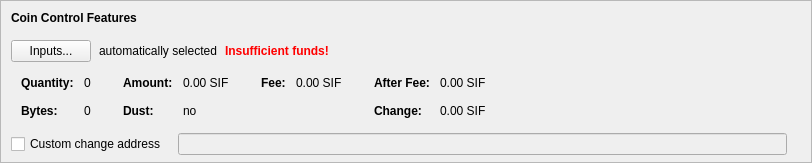
    <widget class="QFrame" name="frameCoinControl">
     <property name="sizePolicy">
      <sizepolicy hsizetype="Expanding" vsizetype="Expanding">
       <horstretch>0</horstretch>
       <verstretch>0</verstretch>
      </sizepolicy>
     </property>
     <property name="maximumSize">
      <size>
       <width>16777215</width>
       <height>16777215</height>
      </size>
     </property>
     <property name="frameShape">
      <enum>QFrame::StyledPanel</enum>
     </property>
     <property name="frameShadow">
      <enum>QFrame::Sunken</enum>
     </property>
     <layout class="QVBoxLayout" name="verticalLayoutCoinControl2">
      <property name="spacing">
       <number>0</number>
      </property>
      <property name="leftMargin">
       <number>0</number>
      </property>
      <property name="topMargin">
       <number>0</number>
      </property>
      <property name="rightMargin">
       <number>0</number>
      </property>
      <property name="bottomMargin">
       <number>6</number>
      </property>
      <item>
       <layout class="QVBoxLayout" name="verticalLayoutCoinControl" stretch="0,0,0,0,1">
        <property name="spacing">
         <number>0</number>
        </property>
        <property name="leftMargin">
         <number>10</number>
        </property>
        <property name="topMargin">
         <number>10</number>
        </property>
        <item>
         <layout class="QHBoxLayout" name="horizontalLayoutCoinControl1">
          <property name="bottomMargin">
           <number>15</number>
          </property>
          <item>
           <widget class="QLabel" name="labelCoinControlFeatures">
            <property name="sizePolicy">
             <sizepolicy hsizetype="Preferred" vsizetype="Maximum">
              <horstretch>0</horstretch>
              <verstretch>0</verstretch>
             </sizepolicy>
            </property>
            <property name="font">
             <font>
              <weight>75</weight>
              <bold>true</bold>
             </font>
            </property>
            <property name="styleSheet">
             <string notr="true">font-weight:bold;</string>
            </property>
            <property name="text">
             <string>Coin Control Features</string>
            </property>
           </widget>
          </item>
         </layout>
        </item>
        <item>
         <layout class="QHBoxLayout" name="horizontalLayoutCoinControl2" stretch="0,0,0,0">
          <property name="spacing">
           <number>8</number>
          </property>
          <property name="bottomMargin">
           <number>10</number>
          </property>
          <item>
           <widget class="QPushButton" name="pushButtonCoinControl">
            <property name="styleSheet">
             <string notr="true"/>
            </property>
            <property name="text">
             <string>Inputs...</string>
            </property>
            <property name="autoDefault">
             <bool>false</bool>
            </property>
           </widget>
          </item>
          <item>
           <widget class="QLabel" name="labelCoinControlAutomaticallySelected">
            <property name="text">
             <string>automatically selected</string>
            </property>
            <property name="margin">
             <number>5</number>
            </property>
           </widget>
          </item>
          <item>
           <widget class="QLabel" name="labelCoinControlInsuffFunds">
            <property name="font">
             <font>
              <weight>75</weight>
              <bold>true</bold>
             </font>
            </property>
            <property name="styleSheet">
             <string notr="true">color:red;font-weight:bold;</string>
            </property>
            <property name="text">
             <string>Insufficient funds!</string>
            </property>
            <property name="margin">
             <number>5</number>
            </property>
           </widget>
          </item>
          <item>
           <spacer name="horizontalSpacerCoinControl">
            <property name="orientation">
             <enum>Qt::Horizontal</enum>
            </property>
            <property name="sizeHint" stdset="0">
             <size>
              <width>40</width>
              <height>1</height>
             </size>
            </property>
           </spacer>
          </item>
         </layout>
        </item>
        <item>
         <widget class="QWidget" name="widgetCoinControl" native="true">
          <property name="sizePolicy">
           <sizepolicy hsizetype="Preferred" vsizetype="Preferred">
            <horstretch>0</horstretch>
            <verstretch>0</verstretch>
           </sizepolicy>
          </property>
          <property name="minimumSize">
           <size>
            <width>0</width>
            <height>0</height>
           </size>
          </property>
          <property name="styleSheet">
           <string notr="true"/>
          </property>
          <layout class="QHBoxLayout" name="horizontalLayoutCoinControl5">
           <property name="leftMargin">
            <number>0</number>
           </property>
           <property name="topMargin">
            <number>0</number>
           </property>
           <property name="rightMargin">
            <number>0</number>
           </property>
           <property name="bottomMargin">
            <number>0</number>
           </property>
           <item>
            <layout class="QHBoxLayout" name="horizontalLayoutCoinControl3" stretch="0,0,0,1">
             <property name="spacing">
              <number>20</number>
             </property>
             <property name="topMargin">
              <number>0</number>
             </property>
             <property name="bottomMargin">
              <number>10</number>
             </property>
             <item>
              <layout class="QFormLayout" name="formLayoutCoinControl1">
               <property name="horizontalSpacing">
                <number>10</number>
               </property>
               <property name="verticalSpacing">
                <number>14</number>
               </property>
               <property name="leftMargin">
                <number>10</number>
               </property>
               <property name="topMargin">
                <number>4</number>
               </property>
               <property name="rightMargin">
                <number>6</number>
               </property>
               <item row="0" column="0">
                <widget class="QLabel" name="labelCoinControlQuantityText">
                 <property name="font">
                  <font>
                   <weight>75</weight>
                   <bold>true</bold>
                  </font>
                 </property>
                 <property name="text">
                  <string>Quantity:</string>
                 </property>
                 <property name="margin">
                  <number>0</number>
                 </property>
                </widget>
               </item>
               <item row="0" column="1">
                <widget class="QLabel" name="labelCoinControlQuantity">
                 <property name="cursor">
                  <cursorShape>IBeamCursor</cursorShape>
                 </property>
                 <property name="contextMenuPolicy">
                  <enum>Qt::ActionsContextMenu</enum>
                 </property>
                 <property name="text">
                  <string notr="true">0</string>
                 </property>
                 <property name="margin">
                  <number>0</number>
                 </property>
                 <property name="textInteractionFlags">
                  <set>Qt::LinksAccessibleByMouse|Qt::TextSelectableByKeyboard|Qt::TextSelectableByMouse</set>
                 </property>
                </widget>
               </item>
               <item row="1" column="0">
                <widget class="QLabel" name="labelCoinControlBytesText">
                 <property name="font">
                  <font>
                   <weight>75</weight>
                   <bold>true</bold>
                  </font>
                 </property>
                 <property name="text">
                  <string>Bytes:</string>
                 </property>
                </widget>
               </item>
               <item row="1" column="1">
                <widget class="QLabel" name="labelCoinControlBytes">
                 <property name="cursor">
                  <cursorShape>IBeamCursor</cursorShape>
                 </property>
                 <property name="contextMenuPolicy">
                  <enum>Qt::ActionsContextMenu</enum>
                 </property>
                 <property name="text">
                  <string notr="true">0</string>
                 </property>
                 <property name="textInteractionFlags">
                  <set>Qt::LinksAccessibleByMouse|Qt::TextSelectableByKeyboard|Qt::TextSelectableByMouse</set>
                 </property>
                </widget>
               </item>
              </layout>
             </item>
             <item>
              <layout class="QFormLayout" name="formLayoutCoinControl2">
               <property name="horizontalSpacing">
                <number>10</number>
               </property>
               <property name="verticalSpacing">
                <number>14</number>
               </property>
               <property name="leftMargin">
                <number>6</number>
               </property>
               <property name="topMargin">
                <number>4</number>
               </property>
               <property name="rightMargin">
                <number>6</number>
               </property>
               <item row="0" column="0">
                <widget class="QLabel" name="labelCoinControlAmountText">
                 <property name="font">
                  <font>
                   <weight>75</weight>
                   <bold>true</bold>
                  </font>
                 </property>
                 <property name="text">
                  <string>Amount:</string>
                 </property>
                 <property name="margin">
                  <number>0</number>
                 </property>
                </widget>
               </item>
               <item row="0" column="1">
                <widget class="QLabel" name="labelCoinControlAmount">
                 <property name="cursor">
                  <cursorShape>IBeamCursor</cursorShape>
                 </property>
                 <property name="contextMenuPolicy">
                  <enum>Qt::ActionsContextMenu</enum>
                 </property>
                 <property name="text">
                  <string notr="true">0.00 SIF</string>
                 </property>
                 <property name="textInteractionFlags">
                  <set>Qt::LinksAccessibleByMouse|Qt::TextSelectableByKeyboard|Qt::TextSelectableByMouse</set>
                 </property>
                </widget>
               </item>
               <item row="1" column="0">
                <widget class="QLabel" name="labelCoinControlLowOutputText">
                 <property name="font">
                  <font>
                   <weight>75</weight>
                   <bold>true</bold>
                  </font>
                 </property>
                 <property name="text">
                  <string>Dust:</string>
                 </property>
                </widget>
               </item>
               <item row="1" column="1">
                <widget class="QLabel" name="labelCoinControlLowOutput">
                 <property name="cursor">
                  <cursorShape>IBeamCursor</cursorShape>
                 </property>
                 <property name="contextMenuPolicy">
                  <enum>Qt::ActionsContextMenu</enum>
                 </property>
                 <property name="text">
                  <string notr="true">no</string>
                 </property>
                 <property name="textInteractionFlags">
                  <set>Qt::LinksAccessibleByMouse|Qt::TextSelectableByKeyboard|Qt::TextSelectableByMouse</set>
                 </property>
                </widget>
               </item>
              </layout>
             </item>
             <item>
              <layout class="QFormLayout" name="formLayoutCoinControl3">
               <property name="horizontalSpacing">
                <number>10</number>
               </property>
               <property name="verticalSpacing">
                <number>14</number>
               </property>
               <property name="leftMargin">
                <number>6</number>
               </property>
               <property name="topMargin">
                <number>4</number>
               </property>
               <property name="rightMargin">
                <number>6</number>
               </property>
               <item row="0" column="0">
                <widget class="QLabel" name="labelCoinControlFeeText">
                 <property name="font">
                  <font>
                   <weight>75</weight>
                   <bold>true</bold>
                  </font>
                 </property>
                 <property name="text">
                  <string>Fee:</string>
                 </property>
                 <property name="margin">
                  <number>0</number>
                 </property>
                </widget>
               </item>
               <item row="0" column="1">
                <widget class="QLabel" name="labelCoinControlFee">
                 <property name="cursor">
                  <cursorShape>IBeamCursor</cursorShape>
                 </property>
                 <property name="contextMenuPolicy">
                  <enum>Qt::ActionsContextMenu</enum>
                 </property>
                 <property name="text">
                  <string notr="true">0.00 SIF</string>
                 </property>
                 <property name="textInteractionFlags">
                  <set>Qt::LinksAccessibleByMouse|Qt::TextSelectableByKeyboard|Qt::TextSelectableByMouse</set>
                 </property>
                </widget>
               </item>
             </layout>
             </item>
             <item>
              <layout class="QFormLayout" name="formLayoutCoinControl4">
               <property name="horizontalSpacing">
                <number>10</number>
               </property>
               <property name="verticalSpacing">
                <number>14</number>
               </property>
               <property name="leftMargin">
                <number>6</number>
               </property>
               <property name="topMargin">
                <number>4</number>
               </property>
               <property name="rightMargin">
                <number>6</number>
               </property>
               <item row="0" column="0">
                <widget class="QLabel" name="labelCoinControlAfterFeeText">
                 <property name="font">
                  <font>
                   <weight>75</weight>
                   <bold>true</bold>
                  </font>
                 </property>
                 <property name="text">
                  <string>After Fee:</string>
                 </property>
                 <property name="margin">
                  <number>0</number>
                 </property>
                </widget>
               </item>
               <item row="0" column="1">
                <widget class="QLabel" name="labelCoinControlAfterFee">
                 <property name="cursor">
                  <cursorShape>IBeamCursor</cursorShape>
                 </property>
                 <property name="contextMenuPolicy">
                  <enum>Qt::ActionsContextMenu</enum>
                 </property>
                 <property name="text">
                  <string notr="true">0.00 SIF</string>
                 </property>
                 <property name="textInteractionFlags">
                  <set>Qt::LinksAccessibleByMouse|Qt::TextSelectableByKeyboard|Qt::TextSelectableByMouse</set>
                 </property>
                </widget>
               </item>
               <item row="1" column="0">
                <widget class="QLabel" name="labelCoinControlChangeText">
                 <property name="font">
                  <font>
                   <weight>75</weight>
                   <bold>true</bold>
                  </font>
                 </property>
                 <property name="text">
                  <string>Change:</string>
                 </property>
                </widget>
               </item>
               <item row="1" column="1">
                <widget class="QLabel" name="labelCoinControlChange">
                 <property name="cursor">
                  <cursorShape>IBeamCursor</cursorShape>
                 </property>
                 <property name="contextMenuPolicy">
                  <enum>Qt::ActionsContextMenu</enum>
                 </property>
                 <property name="text">
                  <string notr="true">0.00 SIF</string>
                 </property>
                 <property name="textInteractionFlags">
                  <set>Qt::LinksAccessibleByMouse|Qt::TextSelectableByKeyboard|Qt::TextSelectableByMouse</set>
                 </property>
                </widget>
               </item>
              </layout>
             </item>
            </layout>
           </item>
          </layout>
         </widget>
        </item>
        <item>
         <layout class="QHBoxLayout" name="horizontalLayoutCoinControl4" stretch="0,0,0">
          <property name="spacing">
           <number>12</number>
          </property>
          <property name="sizeConstraint">
           <enum>QLayout::SetDefaultConstraint</enum>
          </property>
          <property name="topMargin">
           <number>5</number>
          </property>
          <property name="rightMargin">
           <number>5</number>
          </property>
          <item>
           <widget class="QCheckBox" name="checkBoxCoinControlChange">
            <property name="toolTip">
             <string>If this is activated, but the change address is empty or invalid, change will be sent to a newly generated address.</string>
            </property>
            <property name="text">
             <string>Custom change address</string>
            </property>
           </widget>
          </item>
          <item>
           <widget class="QValidatedLineEdit" name="lineEditCoinControlChange">
            <property name="enabled">
             <bool>false</bool>
            </property>
            <property name="sizePolicy">
             <sizepolicy hsizetype="Expanding" vsizetype="Fixed">
              <horstretch>0</horstretch>
              <verstretch>0</verstretch>
             </sizepolicy>
            </property>
           </widget>
          </item>
          <item>
           <widget class="QLabel" name="labelCoinControlChangeLabel">
            <property name="sizePolicy">
             <sizepolicy hsizetype="Preferred" vsizetype="Expanding">
              <horstretch>0</horstretch>
              <verstretch>0</verstretch>
             </sizepolicy>
            </property>
            <property name="minimumSize">
             <size>
              <width>0</width>
              <height>0</height>
             </size>
            </property>
            <property name="text">
             <string/>
            </property>
            <property name="margin">
             <number>3</number>
            </property>
           </widget>
          </item>
         </layout>
        </item>
        <item>
         <spacer name="verticalSpacerCoinControl">
          <property name="orientation">
           <enum>Qt::Vertical</enum>
          </property>
          <property name="sizeHint" stdset="0">
           <size>
            <width>800</width>
            <height>1</height>
           </size>
          </property>
         </spacer>
        </item>
       </layout>
      </item>
     </layout>
    </widget>
